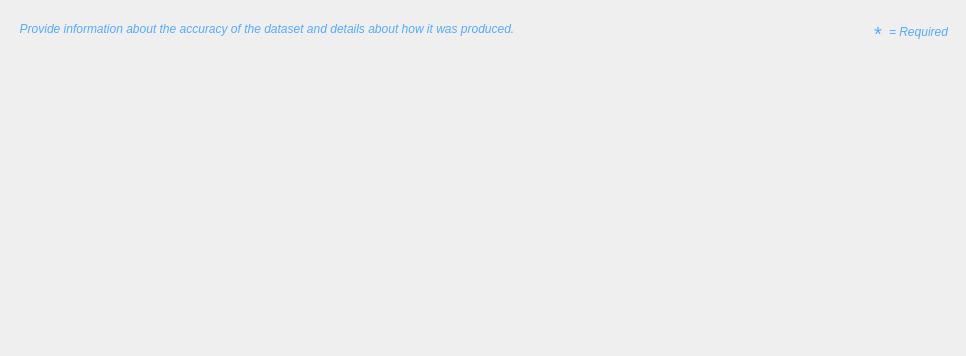
<?xml version="1.0" encoding="UTF-8"?>
<ui version="4.0">
 <class>fgdc_dataqual</class>
 <widget class="QWidget" name="fgdc_dataqual">
  <property name="geometry">
   <rect>
    <x>0</x>
    <y>0</y>
    <width>966</width>
    <height>356</height>
   </rect>
  </property>
  <property name="windowTitle">
   <string>Form</string>
  </property>
  <layout class="QVBoxLayout" name="verticalLayout_2">
   <property name="leftMargin">
    <number>2</number>
   </property>
   <item>
    <widget class="QWidget" name="widget" native="true">
     <property name="sizePolicy">
      <sizepolicy hsizetype="Preferred" vsizetype="Fixed">
       <horstretch>0</horstretch>
       <verstretch>0</verstretch>
      </sizepolicy>
     </property>
     <property name="minimumSize">
      <size>
       <width>0</width>
       <height>25</height>
      </size>
     </property>
     <layout class="QHBoxLayout" name="horizontalLayout">
      <property name="leftMargin">
       <number>10</number>
      </property>
      <property name="topMargin">
       <number>2</number>
      </property>
      <property name="rightMargin">
       <number>2</number>
      </property>
      <property name="bottomMargin">
       <number>2</number>
      </property>
      <item>
       <widget class="QLabel" name="label_5">
        <property name="sizePolicy">
         <sizepolicy hsizetype="Fixed" vsizetype="Minimum">
          <horstretch>0</horstretch>
          <verstretch>0</verstretch>
         </sizepolicy>
        </property>
        <property name="minimumSize">
         <size>
          <width>510</width>
          <height>0</height>
         </size>
        </property>
        <property name="maximumSize">
         <size>
          <width>16777215</width>
          <height>20</height>
         </size>
        </property>
        <property name="font">
         <font>
          <family>Arial</family>
          <pointsize>9</pointsize>
          <weight>50</weight>
          <italic>false</italic>
          <bold>false</bold>
         </font>
        </property>
        <property name="toolTip">
         <string>Required</string>
        </property>
        <property name="text">
         <string>&lt;html&gt;&lt;head/&gt;&lt;body&gt;&lt;p&gt;&lt;span style=&quot; font-style:italic; color:#55aaff;&quot;&gt;Provide information about the accuracy of the dataset and details about how it was produced.&lt;/span&gt;&lt;/p&gt;&lt;/body&gt;&lt;/html&gt;</string>
        </property>
        <property name="textFormat">
         <enum>Qt::RichText</enum>
        </property>
        <property name="scaledContents">
         <bool>false</bool>
        </property>
        <property name="alignment">
         <set>Qt::AlignHCenter|Qt::AlignTop</set>
        </property>
        <property name="margin">
         <number>0</number>
        </property>
        <property name="indent">
         <number>0</number>
        </property>
       </widget>
      </item>
      <item>
       <spacer name="horizontalSpacer">
        <property name="orientation">
         <enum>Qt::Horizontal</enum>
        </property>
        <property name="sizeType">
         <enum>QSizePolicy::MinimumExpanding</enum>
        </property>
        <property name="sizeHint" stdset="0">
         <size>
          <width>321</width>
          <height>20</height>
         </size>
        </property>
       </spacer>
      </item>
      <item>
       <widget class="QWidget" name="widget" native="true">
        <property name="sizePolicy">
         <sizepolicy hsizetype="Fixed" vsizetype="Preferred">
          <horstretch>0</horstretch>
          <verstretch>0</verstretch>
         </sizepolicy>
        </property>
        <layout class="QHBoxLayout" name="horizontalLayout_3">
         <property name="spacing">
          <number>0</number>
         </property>
         <property name="leftMargin">
          <number>5</number>
         </property>
         <property name="rightMargin">
          <number>5</number>
         </property>
         <item>
          <widget class="QLabel" name="label_4">
           <property name="sizePolicy">
            <sizepolicy hsizetype="Fixed" vsizetype="Minimum">
             <horstretch>0</horstretch>
             <verstretch>0</verstretch>
            </sizepolicy>
           </property>
           <property name="minimumSize">
            <size>
             <width>15</width>
             <height>0</height>
            </size>
           </property>
           <property name="maximumSize">
            <size>
             <width>16777215</width>
             <height>20</height>
            </size>
           </property>
           <property name="font">
            <font>
             <family>Arial</family>
             <pointsize>9</pointsize>
             <weight>50</weight>
             <italic>false</italic>
             <bold>false</bold>
            </font>
           </property>
           <property name="toolTip">
            <string>Required</string>
           </property>
           <property name="text">
            <string>&lt;html&gt;&lt;head/&gt;&lt;body&gt;&lt;p&gt;&lt;span style=&quot; font-size:15pt; color:#55aaff;&quot;&gt;*&lt;/span&gt;&lt;/p&gt;&lt;/body&gt;&lt;/html&gt;</string>
           </property>
           <property name="textFormat">
            <enum>Qt::RichText</enum>
           </property>
           <property name="scaledContents">
            <bool>true</bool>
           </property>
           <property name="alignment">
            <set>Qt::AlignBottom|Qt::AlignLeading|Qt::AlignLeft</set>
           </property>
           <property name="margin">
            <number>0</number>
           </property>
           <property name="indent">
            <number>0</number>
           </property>
          </widget>
         </item>
         <item>
          <widget class="QLabel" name="label_3">
           <property name="sizePolicy">
            <sizepolicy hsizetype="Fixed" vsizetype="Minimum">
             <horstretch>0</horstretch>
             <verstretch>0</verstretch>
            </sizepolicy>
           </property>
           <property name="maximumSize">
            <size>
             <width>16777215</width>
             <height>20</height>
            </size>
           </property>
           <property name="font">
            <font>
             <family>Arial</family>
             <pointsize>9</pointsize>
             <weight>50</weight>
             <italic>false</italic>
             <bold>false</bold>
            </font>
           </property>
           <property name="toolTip">
            <string>Required</string>
           </property>
           <property name="text">
            <string>&lt;html&gt;&lt;head/&gt;&lt;body&gt;&lt;p&gt;&lt;span style=&quot; font-style:italic; color:#55aaff;&quot;&gt;= Required&lt;/span&gt;&lt;/p&gt;&lt;/body&gt;&lt;/html&gt;</string>
           </property>
           <property name="textFormat">
            <enum>Qt::RichText</enum>
           </property>
           <property name="scaledContents">
            <bool>false</bool>
           </property>
           <property name="alignment">
            <set>Qt::AlignLeading|Qt::AlignLeft|Qt::AlignVCenter</set>
           </property>
           <property name="margin">
            <number>0</number>
           </property>
           <property name="indent">
            <number>0</number>
           </property>
          </widget>
         </item>
        </layout>
       </widget>
      </item>
     </layout>
    </widget>
   </item>
   <item>
    <widget class="QScrollArea" name="idinfo_scroll_area">
     <property name="sizePolicy">
      <sizepolicy hsizetype="Expanding" vsizetype="Preferred">
       <horstretch>0</horstretch>
       <verstretch>0</verstretch>
      </sizepolicy>
     </property>
     <property name="frameShape">
      <enum>QFrame::NoFrame</enum>
     </property>
     <property name="frameShadow">
      <enum>QFrame::Plain</enum>
     </property>
     <property name="widgetResizable">
      <bool>true</bool>
     </property>
     <widget class="QWidget" name="dataqual_main_widget">
      <property name="geometry">
       <rect>
        <x>0</x>
        <y>0</y>
        <width>955</width>
        <height>307</height>
       </rect>
      </property>
      <layout class="QVBoxLayout" name="verticalLayout_3">
       <property name="spacing">
        <number>3</number>
       </property>
       <property name="leftMargin">
        <number>0</number>
       </property>
       <property name="topMargin">
        <number>0</number>
       </property>
       <property name="rightMargin">
        <number>0</number>
       </property>
       <property name="bottomMargin">
        <number>0</number>
       </property>
       <item>
        <widget class="QWidget" name="two_column" native="true">
         <layout class="QVBoxLayout" name="verticalLayout_7">
          <item>
           <layout class="QHBoxLayout" name="horizontalLayout_2">
            <item>
             <layout class="QVBoxLayout" name="verticalLayout">
              <item>
               <widget class="QWidget" name="two_column_left" native="true">
                <layout class="QVBoxLayout" name="verticalLayout_5">
                 <property name="leftMargin">
                  <number>18</number>
                 </property>
                 <property name="topMargin">
                  <number>3</number>
                 </property>
                 <property name="rightMargin">
                  <number>3</number>
                 </property>
                 <property name="bottomMargin">
                  <number>3</number>
                 </property>
                </layout>
               </widget>
              </item>
              <item>
               <spacer name="verticalSpacer">
                <property name="orientation">
                 <enum>Qt::Vertical</enum>
                </property>
                <property name="sizeType">
                 <enum>QSizePolicy::MinimumExpanding</enum>
                </property>
                <property name="sizeHint" stdset="0">
                 <size>
                  <width>20</width>
                  <height>0</height>
                 </size>
                </property>
               </spacer>
              </item>
             </layout>
            </item>
            <item>
             <layout class="QVBoxLayout" name="verticalLayout_6">
              <item>
               <widget class="QWidget" name="fgdc_lineage" native="true">
                <layout class="QVBoxLayout" name="verticalLayout_4">
                 <property name="leftMargin">
                  <number>3</number>
                 </property>
                 <property name="topMargin">
                  <number>3</number>
                 </property>
                 <property name="rightMargin">
                  <number>0</number>
                 </property>
                 <property name="bottomMargin">
                  <number>3</number>
                 </property>
                </layout>
               </widget>
              </item>
              <item>
               <spacer name="verticalSpacer_2">
                <property name="orientation">
                 <enum>Qt::Vertical</enum>
                </property>
                <property name="sizeType">
                 <enum>QSizePolicy::MinimumExpanding</enum>
                </property>
                <property name="sizeHint" stdset="0">
                 <size>
                  <width>20</width>
                  <height>0</height>
                 </size>
                </property>
               </spacer>
              </item>
             </layout>
            </item>
           </layout>
          </item>
          <item>
           <layout class="QHBoxLayout" name="bottom_layout">
            <property name="spacing">
             <number>0</number>
            </property>
            <item>
             <spacer name="verticalSpacer_3">
              <property name="orientation">
               <enum>Qt::Vertical</enum>
              </property>
              <property name="sizeHint" stdset="0">
               <size>
                <width>20</width>
                <height>0</height>
               </size>
              </property>
             </spacer>
            </item>
           </layout>
          </item>
         </layout>
        </widget>
       </item>
      </layout>
     </widget>
    </widget>
   </item>
  </layout>
 </widget>
 <resources/>
 <connections/>
</ui>
